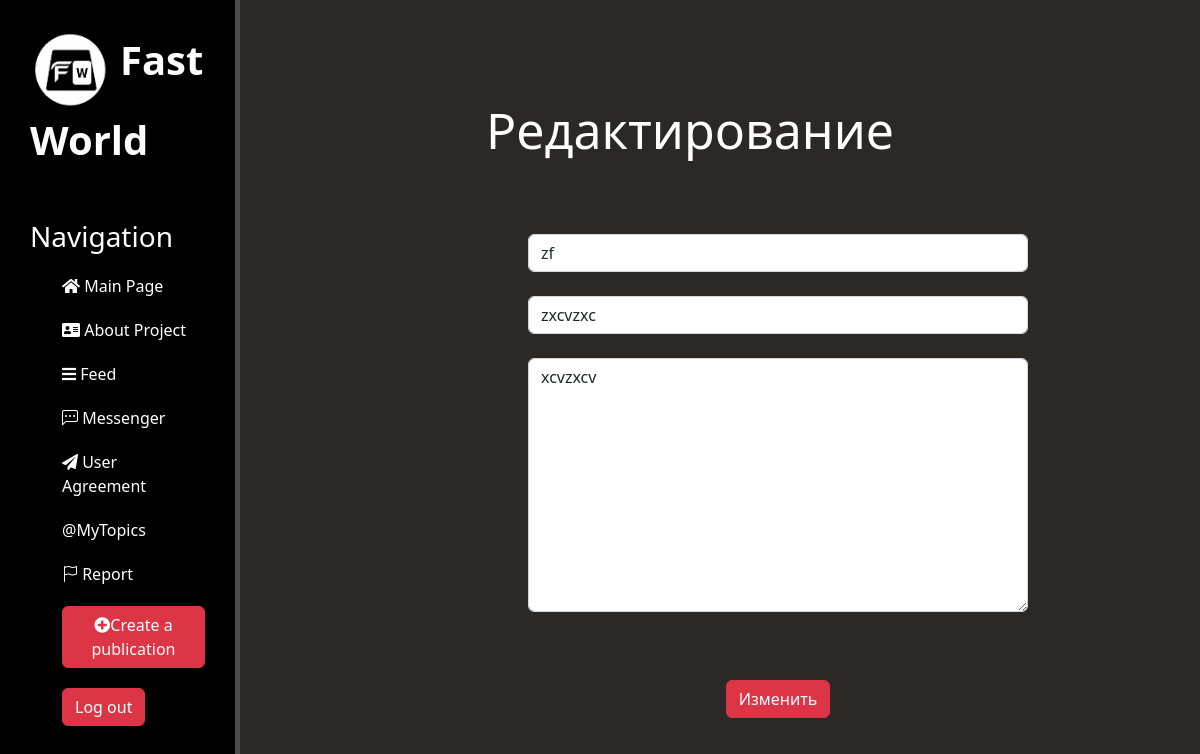
The app's page /feed/1/update (signed in) with its own data.
### news/models.py (models this page shows, shortened)
class Articles(models.Model):
    title = models.CharField('Name', max_length=55)
    intro = models.CharField("Intro", max_length=200)
    full_text = models.TextField('Text')
    date_added = models.DateTimeField(auto_now_add=True)
    views = models.IntegerField(default=0)
    owner = models.ForeignKey(User, on_delete=models.CASCADE)
    class Meta:
        verbose_name = 'Publication'
        verbose_name_plural = 'Publications'

### news/views.py (the view)
# urls.py: path('<int:article_id>/update', views.edit_post, name='pub_update'),
@login_required(login_url = '/')
def edit_post(request, article_id):
    if not request.user.is_authenticated:
        return redirect('login')
    try:
        pub = Articles.objects.get(id = article_id)
    except:
        raise Http404("Post hasn't been found!")
    if pub.owner == request.user:
        if request.method == 'POST':
            form = ArticlesForm(request.POST, request.FILES, instance=pub)
            if form.is_valid():
                pub.post_title = form.cleaned_data['title']
                pub.post_text = form.cleaned_data['full_text']
                pub.intro = form.cleaned_data['intro']
                pub.save()
                return HttpResponseRedirect(reverse('news'))
        else:
            form = ArticlesForm(instance=pub)
        user = User.objects.get(username=request.user)
        context = {'form': form, "pub": pub, 'user': user}
        return render(request, 'news/edit_pub.html', context)
    else:
        return HttpResponseRedirect(reverse('news'))

### news/forms.py
class ArticlesForm(ModelForm):
    class Meta:
        model = Articles
        fields = ['title', 'intro', 'full_text']
        widgets = {
            'title': TextInput(attrs={
                'class': 'form-control',
                'placeholder': 'Title:',
            }),
            'intro': TextInput(attrs={
                'class': 'form-control',
                'placeholder': 'Intro:',
            }),
            'full_text': Textarea(attrs={
                'class': 'form-control',
                'placeholder': 'Text:',
            })
        }

### news/templates/news/edit_pub.html (shortened to what this page needs)
{% extends 'main/shablon.html' %}
{% block content %}
    <div class="features">
        {% if user.profile.lang == 'R' %}
            <h1>Редактирование</h1>
            <form method="post">
                {% csrf_token %}<br>
                {{ form.title }}<br>
                {{ form.intro }}<br>
                {{ form.full_text }}<br>
                {{ form.date }}<br>
                <button class="btn btn-danger" type="submit">Изменить</button>
            </form>
        {% endif %}
    </div>
{% endblock %}

### main/static/main/css/main.css (style rules this page uses)
body { background: #2b2825; }
main .features { float: left; color: #fff; margin-top: 100px; text-align: center; width: 75%; }
main .features h1 { font-size: 50px; }
form { margin-left: 32%; margin-top: 50px; width: 500px; }

### records on screen
Articles: title "zf", intro "zxcvzxc", full_text "xcvzxcv"
